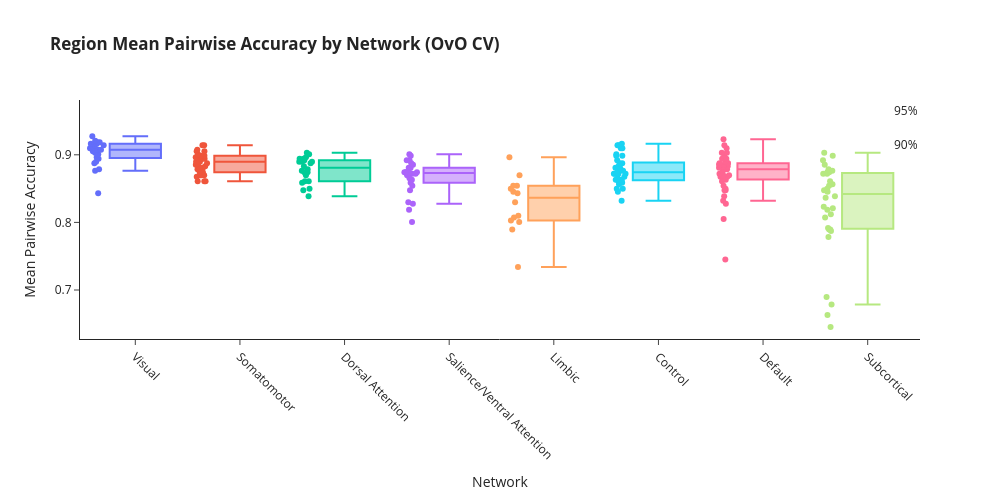

Here is the notebook cell this chart was saved with:
### Code cell
# =============================================================================
# CONFUSION DEGREE BY NETWORK
# =============================================================================

fig = px.box(
    region_profiles_cv, x='major_network', y='mean_pairwise_acc',
    color='major_network', points='all',
    hover_data=['region_name', 'confusion_degree'],
    title='<b>Region Mean Pairwise Accuracy by Network (OvO CV)</b>'
)

fig.add_hline(y=0.95, line_dash='dash', line_color='green', annotation_text='95%')
fig.add_hline(y=0.90, line_dash='dot', line_color='orange', annotation_text='90%')

fig.update_layout(
    template='simple_white', height=500, width=1000,
    xaxis_title='Network', yaxis_title='Mean Pairwise Accuracy',
    showlegend=False
)
fig.update_xaxes(tickangle=45)
fig.show()

### Figure 1 — Plotly figure (JSON) as saved in the notebook; plotly's stock layout.template omitted (floating-point values rounded to 4 significant figures)
{"data": [{"alignmentgroup": "True", "boxpoints": "all", "customdata": [["LH_VisCent_ExStr_2", 170], ["LH_VisCent_ExStr_1", 50], ["LH_VisCent_Striate_1", 55], ["LH_VisCent_ExStr_3", 81], ["LH_VisCent_ExStr_4", 70], ["LH_VisCent_ExStr_5", 50], ["LH_VisPeri_ExStrInf_1", 136], ["LH_VisPeri_ExStrInf_2", 101], ["LH_VisPeri_ExStrInf_3", 230], ["LH_VisPeri_StriCal_1", 34], ["LH_VisPeri_ExStrSup_1", 113], ["LH_VisPeri_ExStrSup_2", 44], ["RH_VisCent_ExStr_1", 70], ["RH_VisCent_ExStr_2", 128], ["RH_VisCent_Striate_1", 60], ["RH_VisCent_ExStr_3", 165], ["RH_VisCent_ExStr_4", 57], ["RH_VisCent_ExStr_5", 55], ["RH_VisPeri_ExStrInf_1", 50], ["RH_VisPeri_ExStrInf_2", 70], ["RH_VisPeri_StriCal_1", 50], ["RH_VisPeri_ExStrSup_1", 74], ["RH_VisPeri_ExStrSup_2", 50], ["RH_VisPeri_ExStrSup_3", 77]], "hovertemplate": "major_network=%{x}<br>mean_pairwise_acc=%{y}<br>region_name=%{customdata[0]}<br>confusion_degree=%{customdata[1]}<extra></extra>", "legendgroup": "Visual", "marker": {"color": "#636efa"}, "name": "Visual", "notched": false, "offsetgroup": "Visual", "orientation": "v", "showlegend": true, "type": "box", "x": ["Visual", "Visual", "Visual", "Visual", "Visual", "Visual", "Visual", "Visual", "Visual", "Visual", "Visual", "Visual", "Visual", "Visual", "Visual", "Visual", "Visual", "Visual", "Visual", "Visual", "Visual", "Visual", "Visual", "Visual"], "x0": " ", "xaxis": "x", "y": [0.8763, 0.9163, 0.9141, 0.9008, 0.9074, 0.9163, 0.8874, 0.8963, 0.843, 0.9274, 0.8941, 0.9208, 0.9074, 0.8897, 0.9097, 0.8785, 0.9119, 0.9141, 0.9186, 0.9074, 0.9163, 0.9052, 0.9186, 0.903], "y0": " ", "yaxis": "y"}, {"alignmentgroup": "True", "boxpoints": "all", "customdata": [["LH_SomMotA_1", 157], ["LH_SomMotA_2", 128], ["LH_SomMotA_3", 136], ["LH_SomMotA_4", 90], ["LH_SomMotA_5", 81], ["LH_SomMotA_6", 136], ["LH_SomMotA_7", 55], ["LH_SomMotA_8", 113], ["LH_SomMotB_Aud_1", 157], ["LH_SomMotB_Aud_2", 74], ["LH_SomMotB_S2_1", 210], ["LH_SomMotB_S2_2", 74], ["LH_SomMotB_Aud_3", 210], ["LH_SomMotB_S2_3", 90], ["LH_SomMotB_Cent_1", 70], ["LH_SomMotB_Cent_2", 193], ["RH_SomMotA_1", 113], ["RH_SomMotA_2", 142], ["RH_SomMotA_3", 147], ["RH_SomMotA_4", 179], ["RH_SomMotA_5", 210], ["RH_SomMotA_6", 128], ["RH_SomMotA_7", 179], ["RH_SomMotA_8", 198], ["RH_SomMotA_9", 128], ["RH_SomMotA_10", 90], ["RH_SomMotA_11", 101], ["RH_SomMotB_Aud_1", 101], ["RH_SomMotB_Aud_2", 193], ["RH_SomMotB_S2_1", 193], ["RH_SomMotB_S2_2", 165], ["RH_SomMotB_S2_3", 101], ["RH_SomMotB_S2_4", 113], ["RH_SomMotB_Cent_1", 55]], "hovertemplate": "major_network=%{x}<br>mean_pairwise_acc=%{y}<br>region_name=%{customdata[0]}<br>confusion_degree=%{customdata[1]}<extra></extra>", "legendgroup": "Somatomotor", "marker": {"color": "#EF553B"}, "name": "Somatomotor", "notched": false, "offsetgroup": "Somatomotor", "orientation": "v", "showlegend": true, "type": "box", "x": ["Somatomotor", "Somatomotor", "Somatomotor", "Somatomotor", "Somatomotor", "Somatomotor", "Somatomotor", "Somatomotor", "Somatomotor", "Somatomotor", "Somatomotor", "Somatomotor", "Somatomotor", "Somatomotor", "Somatomotor", "Somatomotor", "Somatomotor", "Somatomotor", "Somatomotor", "Somatomotor", "Somatomotor", "Somatomotor", "Somatomotor", "Somatomotor", "Somatomotor", "Somatomotor", "Somatomotor", "Somatomotor", "Somatomotor", "Somatomotor", "Somatomotor", "Somatomotor", "Somatomotor", "Somatomotor"], "x0": " ", "xaxis": "x", "y": [0.8808, 0.8897, 0.8874, 0.8985, 0.9008, 0.8874, 0.9141, 0.8941, 0.8808, 0.9052, 0.8608, 0.9052, 0.8608, 0.8985, 0.9074, 0.8697, 0.8941, 0.8852, 0.883, 0.8741, 0.8608, 0.8897, 0.8741, 0.8674, 0.8897, 0.8985, 0.8963, 0.8963, 0.8697, 0.8697, 0.8785, 0.8963, 0.8941, 0.9141], "y0": " ", "yaxis": "y"}, {"alignmentgroup": "True", "boxpoints": "all", "customdata": [["LH_DorsAttnA_TempOcc_1", 128], ["LH_DorsAttnA_TempOcc_2", 113], ["LH_DorsAttnA_ParOcc_1", 214], ["LH_DorsAttnA_SPL_1", 179], ["LH_DorsAttnA_SPL_2", 101], ["LH_DorsAttnA_SPL_3", 210], ["LH_DorsAttnB_PostC_1", 113], ["LH_DorsAttnB_PostC_2", 128], ["LH_DorsAttnB_PostC_3", 179], ["LH_DorsAttnB_PostC_4", 147], ["LH_DorsAttnB_FEF_1", 229], ["RH_DorsAttnA_TempOcc_1", 128], ["RH_DorsAttnA_ParOcc_1", 231], ["RH_DorsAttnA_SPL_1", 119], ["RH_DorsAttnA_SPL_2", 136], ["RH_DorsAttnA_SPL_3", 193], ["RH_DorsAttnA_SPL_4", 165], ["RH_DorsAttnB_PostC_1", 170], ["RH_DorsAttnB_PostC_2", 210], ["RH_DorsAttnB_PostC_3", 77], ["RH_DorsAttnB_PostC_4", 81], ["RH_DorsAttnB_FEF_1", 228]], "hovertemplate": "major_network=%{x}<br>mean_pairwise_acc=%{y}<br>region_name=%{customdata[0]}<br>confusion_degree=%{customdata[1]}<extra></extra>", "legendgroup": "Dorsal Attention", "marker": {"color": "#00cc96"}, "name": "Dorsal Attention", "notched": false, "offsetgroup": "Dorsal Attention", "orientation": "v", "showlegend": true, "type": "box", "x": ["Dorsal Attention", "Dorsal Attention", "Dorsal Attention", "Dorsal Attention", "Dorsal Attention", "Dorsal Attention", "Dorsal Attention", "Dorsal Attention", "Dorsal Attention", "Dorsal Attention", "Dorsal Attention", "Dorsal Attention", "Dorsal Attention", "Dorsal Attention", "Dorsal Attention", "Dorsal Attention", "Dorsal Attention", "Dorsal Attention", "Dorsal Attention", "Dorsal Attention", "Dorsal Attention", "Dorsal Attention"], "x0": " ", "xaxis": "x", "y": [0.8897, 0.8941, 0.8585, 0.8741, 0.8963, 0.8608, 0.8941, 0.8897, 0.8741, 0.883, 0.8474, 0.8897, 0.8385, 0.8919, 0.8874, 0.8697, 0.8785, 0.8763, 0.8608, 0.903, 0.9008, 0.8497], "y0": " ", "yaxis": "y"}, {"alignmentgroup": "True", "boxpoints": "all", "customdata": [["LH_SalVentAttnA_ParOper_1", 119], ["LH_SalVentAttnA_Ins_1", 229], ["LH_SalVentAttnA_FrOper_1", 214], ["LH_SalVentAttnA_FrOper_2", 203], ["LH_SalVentAttnA_ParMed_1", 185], ["LH_SalVentAttnA_FrMed_1", 119], ["LH_SalVentAttnA_FrMed_2", 157], ["LH_SalVentAttnB_IPL_1", 222], ["LH_SalVentAttnB_PFCl_1", 185], ["LH_SalVentAttnB_Ins_1", 157], ["LH_SalVentAttnB_PFCmp_1", 142], ["RH_SalVentAttnA_ParOper_1", 90], ["RH_SalVentAttnA_PrC_1", 231], ["RH_SalVentAttnA_Ins_1", 231], ["RH_SalVentAttnA_Ins_2", 185], ["RH_SalVentAttnA_FrOper_1", 81], ["RH_SalVentAttnA_FrMed_1", 136], ["RH_SalVentAttnA_ParMed_1", 231], ["RH_SalVentAttnA_ParMed_2", 179], ["RH_SalVentAttnA_FrMed_2", 206], ["RH_SalVentAttnB_IPL_1", 179], ["RH_SalVentAttnB_PFClv_1", 179], ["RH_SalVentAttnB_PFCl_1", 193], ["RH_SalVentAttnB_Ins_1", 231], ["RH_SalVentAttnB_Ins_2", 179], ["RH_SalVentAttnB_PFCmp_1", 179]], "hovertemplate": "major_network=%{x}<br>mean_pairwise_acc=%{y}<br>region_name=%{customdata[0]}<br>confusion_degree=%{customdata[1]}<extra></extra>", "legendgroup": "Salience/Ventral Attention", "marker": {"color": "#ab63fa"}, "name": "Salience/Ventral Attention", "notched": false, "offsetgroup": "Salience/Ventral Attention", "orientation": "v", "showlegend": true, "type": "box", "x": ["Salience/Ventral Attention", "Salience/Ventral Attention", "Salience/Ventral Attention", "Salience/Ventral Attention", "Salience/Ventral Attention", "Salience/Ventral Attention", "Salience/Ventral Attention", "Salience/Ventral Attention", "Salience/Ventral Attention", "Salience/Ventral Attention", "Salience/Ventral Attention", "Salience/Ventral Attention", "Salience/Ventral Attention", "Salience/Ventral Attention", "Salience/Ventral Attention", "Salience/Ventral Attention", "Salience/Ventral Attention", "Salience/Ventral Attention", "Salience/Ventral Attention", "Salience/Ventral Attention", "Salience/Ventral Attention", "Salience/Ventral Attention", "Salience/Ventral Attention", "Salience/Ventral Attention", "Salience/Ventral Attention", "Salience/Ventral Attention"], "x0": " ", "xaxis": "x", "y": [0.8919, 0.8474, 0.8585, 0.8652, 0.8719, 0.8919, 0.8808, 0.8541, 0.8719, 0.8808, 0.8852, 0.8985, 0.8274, 0.8008, 0.8719, 0.9008, 0.8874, 0.8185, 0.8741, 0.863, 0.8741, 0.8741, 0.8697, 0.8297, 0.8741, 0.8741], "y0": " ", "yaxis": "y"}, {"alignmentgroup": "True", "boxpoints": "all", "customdata": [["LH_LimbicB_OFC_1", 231], ["LH_LimbicB_OFC_2", 193], ["LH_LimbicA_TempPole_1", 230], ["LH_LimbicA_TempPole_2", 231], ["LH_LimbicA_TempPole_3", 231], ["LH_LimbicA_TempPole_4", 231], ["RH_LimbicB_OFC_1", 222], ["RH_LimbicB_OFC_2", 228], ["RH_LimbicB_OFC_3", 101], ["RH_LimbicB_OFC_4", 230], ["RH_LimbicA_TempPole_1", 231], ["RH_LimbicA_TempPole_2", 231], ["RH_LimbicA_TempPole_3", 231], ["RH_LimbicA_TempPole_4", 222]], "hovertemplate": "major_network=%{x}<br>mean_pairwise_acc=%{y}<br>region_name=%{customdata[0]}<br>confusion_degree=%{customdata[1]}<extra></extra>", "legendgroup": "Limbic", "marker": {"color": "#FFA15A"}, "name": "Limbic", "notched": false, "offsetgroup": "Limbic", "orientation": "v", "showlegend": true, "type": "box", "x": ["Limbic", "Limbic", "Limbic", "Limbic", "Limbic", "Limbic", "Limbic", "Limbic", "Limbic", "Limbic", "Limbic", "Limbic", "Limbic", "Limbic"], "x0": " ", "xaxis": "x", "y": [0.8096, 0.8697, 0.843, 0.8074, 0.8008, 0.7341, 0.8541, 0.8497, 0.8963, 0.8452, 0.8297, 0.803, 0.7896, 0.8541], "y0": " ", "yaxis": "y"}, {"alignmentgroup": "True", "boxpoints": "all", "customdata": [["LH_ContA_Temp_1", 230], ["LH_ContA_IPS_1", 90], ["LH_ContA_IPS_2", 157], ["LH_ContA_IPS_3", 185], ["LH_ContA_PFCd_1", 198], ["LH_ContA_PFClv_1", 165], ["LH_ContA_PFCl_1", 90], ["LH_ContA_PFCl_2", 210], ["LH_ContA_PFCl_3", 231], ["LH_ContA_Cingm_1", 210], ["LH_ContB_Temp_1", 179], ["LH_ContB_IPL_1", 157], ["LH_ContB_PFCl_1", 170], ["LH_ContB_PFClv_1", 206], ["LH_ContB_PFClv_2", 228], ["LH_ContC_pCun_1", 55], ["LH_ContC_pCun_2", 119], ["LH_ContC_Cingp_1", 60], ["RH_ContA_IPS_1", 60], ["RH_ContA_IPS_2", 81], ["RH_ContA_PFCd_1", 228], ["RH_ContA_PFCl_1", 185], ["RH_ContA_PFCl_2", 185], ["RH_ContA_Cingm_1", 214], ["RH_ContB_Temp_1", 203], ["RH_ContB_Temp_2", 215], ["RH_ContB_IPL_1", 136], ["RH_ContB_IPL_2", 157], ["RH_ContB_PFCld_1", 210], ["RH_ContB_PFCld_2", 185], ["RH_ContB_PFClv_1", 185], ["RH_ContB_PFClv_2", 206], ["RH_ContB_PFCmp_1", 147], ["RH_ContB_PFCld_3", 170], ["RH_ContC_pCun_1", 50], ["RH_ContC_pCun_2", 136], ["RH_ContC_Cingp_1", 55]], "hovertemplate": "major_network=%{x}<br>mean_pairwise_acc=%{y}<br>region_name=%{customdata[0]}<br>confusion_degree=%{customdata[1]}<extra></extra>", "legendgroup": "Control", "marker": {"color": "#19d3f3"}, "name": "Control", "notched": false, "offsetgroup": "Control", "orientation": "v", "showlegend": true, "type": "box", "x": ["Control", "Control", "Control", "Control", "Control", "Control", "Control", "Control", "Control", "Control", "Control", "Control", "Control", "Control", "Control", "Control", "Control", "Control", "Control", "Control", "Control", "Control", "Control", "Control", "Control", "Control", "Control", "Control", "Control", "Control", "Control", "Control", "Control", "Control", "Control", "Control", "Control"], "x0": " ", "xaxis": "x", "y": [0.8452, 0.8985, 0.8808, 0.8719, 0.8674, 0.8785, 0.8985, 0.8608, 0.8319, 0.8608, 0.8741, 0.8808, 0.8763, 0.863, 0.8497, 0.9141, 0.8919, 0.9097, 0.9097, 0.9008, 0.8497, 0.8719, 0.8719, 0.8585, 0.8652, 0.8563, 0.8874, 0.8808, 0.8608, 0.8719, 0.8719, 0.863, 0.883, 0.8763, 0.9163, 0.8874, 0.9141], "y0": " ", "yaxis": "y"}, {"alignmentgroup": "True", "boxpoints": "all", "customdata": [["LH_DefaultA_IPL_1", 147], ["LH_DefaultA_PFCd_1", 165], ["LH_DefaultA_pCunPCC_1", 77], ["LH_DefaultA_pCunPCC_2", 142], ["LH_DefaultA_pCunPCC_3", 90], ["LH_DefaultA_PFCm_1", 170], ["LH_DefaultA_PFCm_2", 165], ["LH_DefaultA_PFCm_3", 113], ["LH_DefaultB_Temp_1", 136], ["LH_DefaultB_Temp_2", 231], ["LH_DefaultB_Temp_3", 157], ["LH_DefaultB_Temp_4", 142], ["LH_DefaultB_IPL_1", 231], ["LH_DefaultB_PFCd_1", 77], ["LH_DefaultB_PFCd_2", 142], ["LH_DefaultB_PFCd_3", 165], ["LH_DefaultB_PFCd_4", 193], ["LH_DefaultB_PFCv_1", 185], ["LH_DefaultB_PFCv_2", 231], ["LH_DefaultB_PFCv_3", 165], ["LH_DefaultB_PFCv_4", 128], ["LH_DefaultC_IPL_1", 136], ["LH_DefaultC_Rsp_1", 55], ["LH_DefaultC_PHC_1", 147], ["LH_TempPar_1", 229], ["LH_TempPar_2", 231], ["RH_DefaultA_IPL_1", 222], ["RH_DefaultA_PFCd_1", 210], ["RH_DefaultA_pCunPCC_1", 60], ["RH_DefaultA_PFCm_1", 113], ["RH_DefaultA_PFCm_2", 231], ["RH_DefaultA_PFCm_3", 136], ["RH_DefaultB_Temp_1", 203], ["RH_DefaultB_AntTemp_1", 193], ["RH_DefaultB_PFCd_1", 206], ["RH_DefaultB_PFCv_1", 147], ["RH_DefaultC_IPL_1", 193], ["RH_DefaultC_Rsp_1", 39], ["RH_DefaultC_PHC_1", 113], ["RH_TempPar_1", 198], ["RH_TempPar_2", 228], ["RH_TempPar_3", 198], ["RH_TempPar_4", 229]], "hovertemplate": "major_network=%{x}<br>mean_pairwise_acc=%{y}<br>region_name=%{customdata[0]}<br>confusion_degree=%{customdata[1]}<extra></extra>", "legendgroup": "Default", "marker": {"color": "#FF6692"}, "name": "Default", "notched": false, "offsetgroup": "Default", "orientation": "v", "showlegend": true, "type": "box", "x": ["Default", "Default", "Default", "Default", "Default", "Default", "Default", "Default", "Default", "Default", "Default", "Default", "Default", "Default", "Default", "Default", "Default", "Default", "Default", "Default", "Default", "Default", "Default", "Default", "Default", "Default", "Default", "Default", "Default", "Default", "Default", "Default", "Default", "Default", "Default", "Default", "Default", "Default", "Default", "Default", "Default", "Default", "Default"], "x0": " ", "xaxis": "x", "y": [0.883, 0.8785, 0.903, 0.8852, 0.8985, 0.8763, 0.8785, 0.8941, 0.8874, 0.8385, 0.8808, 0.8852, 0.8319, 0.903, 0.8852, 0.8785, 0.8697, 0.8719, 0.8052, 0.8785, 0.8897, 0.8874, 0.9141, 0.883, 0.8474, 0.8274, 0.8541, 0.8608, 0.9097, 0.8941, 0.7452, 0.8874, 0.8652, 0.8697, 0.863, 0.883, 0.8697, 0.923, 0.8941, 0.8674, 0.8497, 0.8674, 0.8474], "y0": " ", "yaxis": "y"}, {"alignmentgroup": "True", "boxpoints": "all", "customdata": [["aHIP-rh", 165], ["pHIP-rh", 231], ["lAMY-rh", 231], ["mAMY-rh", 231], ["THA-DP-rh", 231], ["THA-VP-rh", 231], ["THA-VA-rh", 170], ["THA-DA-rh", 215], ["NAc-shell-rh", 231], ["NAc-core-rh", 228], ["pGP-rh", 231], ["aGP-rh", 231], ["aPUT-rh", 77], ["pPUT-rh", 185], ["aCAU-rh", 119], ["pCAU-rh", 179], ["aHIP-lh", 222], ["pHIP-lh", 231], ["lAMY-lh", 231], ["mAMY-lh", 231], ["THA-DP-lh", 231], ["THA-VP-lh", 231], ["THA-VA-lh", 210], ["THA-DA-lh", 229], ["NAc-shell-lh", 230], ["NAc-core-lh", 231], ["pGP-lh", 231], ["aGP-lh", 231], ["aPUT-lh", 90], ["pPUT-lh", 179], ["aCAU-lh", 142], ["pCAU-lh", 185]], "hovertemplate": "major_network=%{x}<br>mean_pairwise_acc=%{y}<br>region_name=%{customdata[0]}<br>confusion_degree=%{customdata[1]}<extra></extra>", "legendgroup": "Subcortical", "marker": {"color": "#B6E880"}, "name": "Subcortical", "notched": false, "offsetgroup": "Subcortical", "orientation": "v", "showlegend": true, "type": "box", "x": ["Subcortical", "Subcortical", "Subcortical", "Subcortical", "Subcortical", "Subcortical", "Subcortical", "Subcortical", "Subcortical", "Subcortical", "Subcortical", "Subcortical", "Subcortical", "Subcortical", "Subcortical", "Subcortical", "Subcortical", "Subcortical", "Subcortical", "Subcortical", "Subcortical", "Subcortical", "Subcortical", "Subcortical", "Subcortical", "Subcortical", "Subcortical", "Subcortical", "Subcortical", "Subcortical", "Subcortical", "Subcortical"], "x0": " ", "xaxis": "x", "y": [0.8785, 0.8074, 0.7896, 0.8363, 0.7896, 0.823, 0.8763, 0.8563, 0.8185, 0.8497, 0.663, 0.6785, 0.903, 0.8719, 0.8919, 0.8741, 0.8541, 0.8208, 0.7919, 0.8119, 0.7785, 0.7874, 0.8608, 0.8474, 0.8452, 0.8385, 0.6896, 0.6452, 0.8985, 0.8741, 0.8852, 0.8719], "y0": " ", "yaxis": "y"}], "layout": {"annotations": [{"showarrow": false, "text": "95%", "x": 1, "xanchor": "right", "xref": "x domain", "y": 0.95, "yanchor": "bottom", "yref": "y"}, {"showarrow": false, "text": "90%", "x": 1, "xanchor": "right", "xref": "x domain", "y": 0.9, "yanchor": "bottom", "yref": "y"}], "boxmode": "overlay", "height": 500, "legend": {"title": {"text": "major_network"}, "tracegroupgap": 0}, "shapes": [{"line": {"color": "green", "dash": "dash"}, "type": "line", "x0": 0, "x1": 1, "xref": "x domain", "y0": 0.95, "y1": 0.95, "yref": "y"}, {"line": {"color": "orange", "dash": "dot"}, "type": "line", "x0": 0, "x1": 1, "xref": "x domain", "y0": 0.9, "y1": 0.9, "yref": "y"}], "showlegend": false, "title": {"text": "<b>Region Mean Pairwise Accuracy by Network (OvO CV)</b>"}, "width": 1000, "xaxis": {"anchor": "y", "categoryarray": ["Visual", "Somatomotor", "Dorsal Attention", "Salience/Ventral Attention", "Limbic", "Control", "Default", "Subcortical"], "categoryorder": "array", "domain": [0, 1], "tickangle": 45, "title": {"text": "Network"}}, "yaxis": {"anchor": "x", "domain": [0, 1], "title": {"text": "Mean Pairwise Accuracy"}}}}
